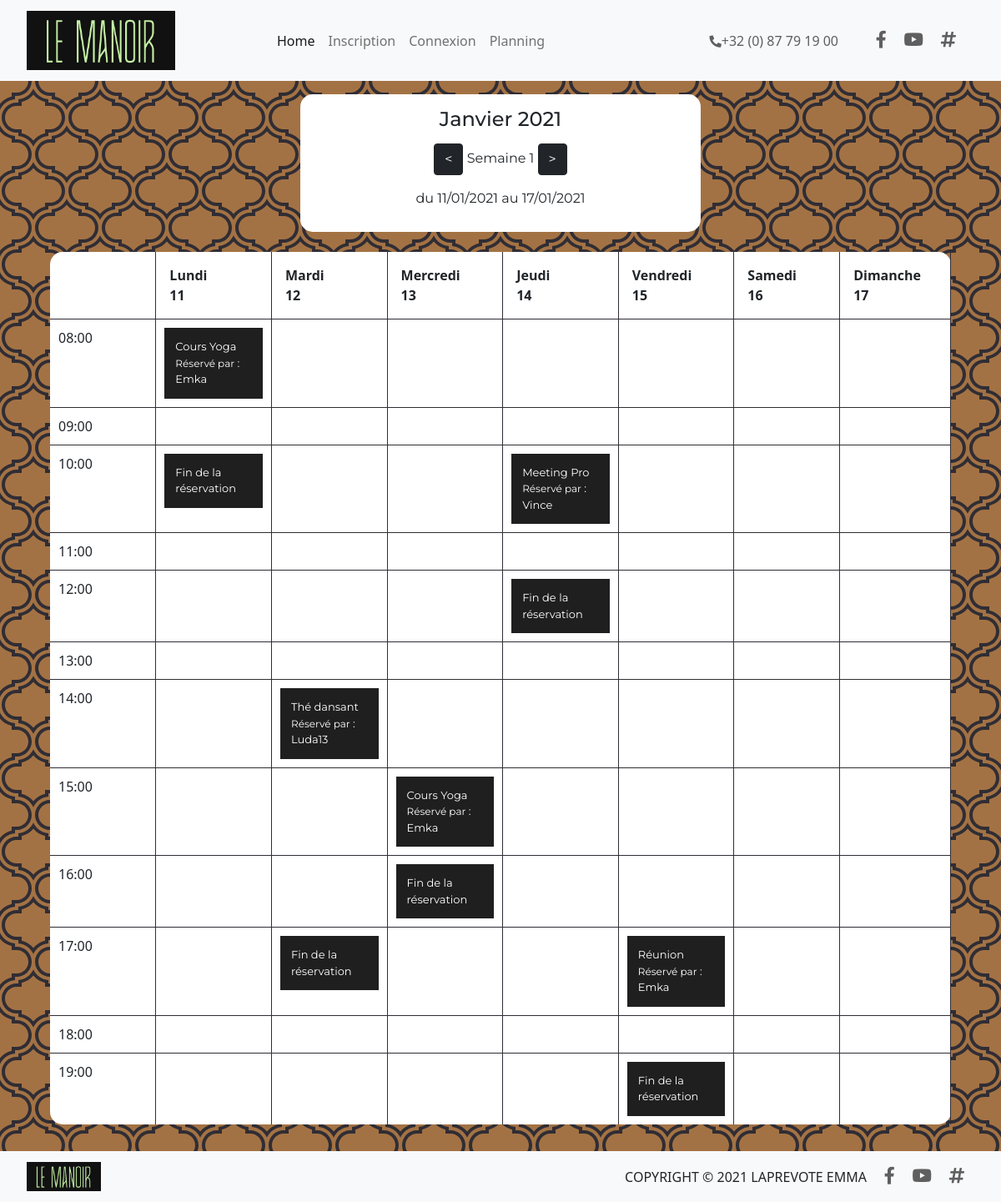
The page /view/planning.php on the database its author committed.
### tables this page shows
CREATE TABLE `reservations` (
  `id` int(11) NOT NULL,
  `titre` varchar(255) NOT NULL,
  `description` text NOT NULL,
  `debut` datetime NOT NULL,
  `fin` datetime NOT NULL,
  `id_utilisateur` int(11) NOT NULL
);

CREATE TABLE `utilisateurs` (
  `id` int(11) NOT NULL,
  `login` varchar(255) NOT NULL,
  `password` varchar(255) NOT NULL
);

### libraries/Autoloader.php (called while the page is built, shortened)
<?php
spl_autoload_register(function ($className)
{
    $className = str_replace("\\", "/", $className);
});

### libraries/models/Planning.php (the view, shortened to what this page needs)
<?php
class planning extends user {
    public function getEvents(){
        $bdd = $this->getBdd();
        $req = $bdd->prepare("SELECT reservations.titre, reservations.debut, utilisateurs.login FROM reservations INNER JOIN utilisateurs ON utilisateurs.id = reservations.id_utilisateur");
        $req->execute();
        $r = array();
        while($d = $req->fetch(\PDO::FETCH_OBJ)){
            $debut = $d->debut;
            $datedeb = new \DateTime($debut);
            $r[$datedeb->format('Y-m-d H:i')] = $d->titre .'<br>'.'<span style="font-size: 12px;">Réservé par</span> : '.$d->login;
        }
        return $r;
    }
    public function getEventsEnd(){
        $bdd = $this->getBdd();
        $req = $bdd->query("SELECT fin FROM reservations");
        $r = array();
        while($d = $req->fetch(\PDO::FETCH_OBJ)){
            $fin = $d->fin;
            $datefin = new \DateTime($fin);
            $r[$datefin->format('Y-m-d H:i')] = "Fin de la réservation";
        }
        return $r;
    }
}

### view/planning.php (shortened to what this page needs)
<?php
require_once('../libraries/Autoloader.php');
?>
<!DOCTYPE html>
<html lang="fr">
<head>
    <link href="https://cdn.jsdelivr.net/npm/bootstrap@5.0.0-beta1/dist/css/bootstrap.min.css" rel="stylesheet">
    <link rel="stylesheet" type="text/css" href="../css/planning.css">
    <link rel="stylesheet" href="https://cdnjs.cloudflare.com/ajax/libs/font-awesome/5.15.1/css/all.min.css"/>
</head>
<body>
<?php require('header.php'); ?>
<main id="mainPlanning">
  <?php
  $planning = new \Controllers\Planning();
  ?>
  <section id="date">
	  <div id="titreMois" align="center">
        <h1><?= $planning->toString(); ?> <?= $planning->getYear(); ?></h1>
        <a href="planning.php?week=pre&jour=<?= $planning->previousWeek(); ?>"><button type="button" class="btn btn-dark">&lt</button></a>  Semaine <?= $planning->numWeeks(); ?>  <a href="planning.php?week=next&jour=<?= $planning->nextWeek(); ?>"><button type="button" class="btn btn-dark">&gt</button></a><br />
        du <?= $planning->startWeek(); ?> au <?= $planning->endWeek(); ?>
    </div>
  </section>
	<br>
	<table class="calendar__table">
		<thead class="calendar__head">
      <?php $planning->headTable(); ?>
    </thead>
		<tbody class="calendar__body">
		<?php $planning->bodyTable(isset($signUp)); ?>
    </tbody>
  </table>
</main>
<?php require('footer.php'); ?>
</body>
</html>

### view/header.php (shortened to what this page needs)
<header>
  <nav class="navbar navbar-expand-lg navbar-light bg-light">
      <div class="container-fluid">
      <div class="collapse navbar-collapse" id="navbarTogglerDemo01">
        <a class="navbar-brand" href="accueil.php"><img id="logomanoir" src="../images/logomanoir.PNG" alt="logo le manoir"></a>
      <ul class="navbar-nav me-auto mb-2 mb-lg-0">
        <li class="nav-item">
          <a class="nav-link active" aria-current="page" href="accueil.php">Home</a>
        </li>
        <?php if(!isset($_SESSION['user'])): ?>
        <li class="nav-item">
          <a class="nav-link" href="inscription.php">Inscription</a>
        </li>
        <li class="nav-item">
          <a class="nav-link" href="connexion.php">Connexion</a>
        </li>
        <?php elseif(isset($_SESSION['user'])): ?>
        <li class="nav-item">
          <a class="nav-link" href="reservation-form.php">Reservation</a>
        </li>
        <?php endif; ?>
        <li class="nav-item">
          <a class="nav-link" href="planning.php">Planning</a>
        </li>
      </ul>
    </div>
    <div id="iconesReseau" class="d-flex flex-row">
      <li id="tel"><a href="#" target="_blank"><i class="fas fa-phone-alt"></i>+32 (0) 87 79 19 00</a></li>
      <li><a href="https://fr-fr.facebook.com/" target="_blank"><i class="fab fa-facebook-f"></i></a></li>
      <li><a href="https://www.instagram.com/?hl=fr" target="_blank"><i class="fab fa-youtube"></i></a></li>
      <li><a href="https://twitter.com/?lang=fr" target="_blank"><i class="fas fa-hashtag"></i></a></li>
    </div>
  </div>
</nav>
</header>

### libraries/controllers/Planning.php (shortened to what this page needs)
<?php
require('../libraries/Autoloader.php');
class planning extends controller {
    public $days = ['',1=>'Lundi', 'Mardi', 'Mercredi', 'Jeudi', 'Vendredi', 'Samedi', 'Dimanche'];
    public $hours =  ['08:00','09:00', '10:00', '11:00', '12:00', '13:00', '14:00', '15:00', '16:00', '17:00', '18:00', '19:00'];
    public $month;
    public $year;
    public $day;
    public function __construct()
    {
        $this->month = date("F");
        $this->year = date("Y");
        $this->day = date("w");
        $this->numbweek = date("W");
    }
    public function headTable()
    {
        echo "<th>";
        for($k = 1; $k < 8; $k++) {
            $date = date("d", mktime(0,0,0,date("n"),date("d")-$this->dayAdd()+$k,date("y")));
            $dayy = $this->days[$k];
            echo "<th>$dayy<div class='calendar__day'>$date</div>
            </th>";
        }
    }
    public function bodyTable($signUp)
    {
        echo "<tr>";
			foreach($this->hours as $hour) {
                echo "<td>$hour</td>";
          for($j = 1; $j < 8; $j++) {
            $date = date("Y-m-d $hour", mktime(0,0,0,date("n"),date("d")-$this->day+$j,date("y")));
            echo "<td"." ".$date.">";
                $event = $this->model->getEvents();
                $all = $this->model->getId();
                $eventFin = $this->model->getEventsEnd();
                if(isset($event[$date])){
                    foreach($event as $key => $e){
                        if($key == $date){
                            if(!empty($signUp)) {
                                foreach($all as $keyId => $i){
                                    if($keyId == $date){
                                        echo "<a id='hov' href='../reservation-salles/reservation.php?id=$i'><div class='title'>$e</div></a>";
                                    }
                                }
                            }elseif(empty($signUp)) {
                                echo "<div class='title'>$e</div>";
                            }
                        }
                    }
                }
                if(isset($eventFin[$date])){
                    foreach($eventFin as $keyFin => $f){
                        if($keyFin == $date) {
                            echo "<div class='title'>$f</div>";
                        }
                    }
                }
                }
        echo "</td></tr>";
    }
    }
    public function dayAdd()
    {
        return $this->day;
    }
    public function getYear(): int {
        return $this->year;
    }
    public function toString(): string {
        switch($this->month)
        {
            case 'January' : $this->month = 'Janvier'; break;
        }
        return $this->month;
    }
    public function numWeeks (): int
    {
        return $this->numbweek;
    }
    public function startWeek(): string
    {
        $dateBegWeekFr = date("d/m/Y", mktime(0,0,0,date("n"),date("d")-$this->day+1,date("y")));
        return $dateBegWeekFr;
    }
    public function endWeek(): string
    {
        $dateEndWeekFr = date("d/m/Y", mktime(0,0,0,date("n"),date("d")-$this->day+7,date("y")));
        return $dateEndWeekFr;
    }
    public function previousWeek(): int {
        return $this->day;
    }
    public function nextWeek(): int {
        return $this->day;
    }
}

### view/footer.php
<footer>
<nav class="navbar bottom navbar-light bg-light">
  <div class="container-fluid">
  <a class="navbar-brand" href="#"><img id="logomanoir2" src="../images/logomanoir.PNG" alt="logo le manoir"></a>
  <div id="iconesReseau" class="d-flex flex-row">
      <li>COPYRIGHT &copy 2021 LAPREVOTE EMMA </li>
    <li><a href="https://fr-fr.facebook.com/" target="_blank"><i class="fab fa-facebook-f"></i></a></li>
    <li><a href="https://www.instagram.com/?hl=fr" target="_blank"><i class="fab fa-youtube"></i></a></li>
    <li><a href="https://twitter.com/?lang=fr" target="_blank"><i class="fas fa-hashtag"></i></a></li>
  </div>
  </div>
</nav>
</footer>

### css/planning.css (style rules this page uses)
#logomanoir { width: 60%; margin-left: 1em; }
#iconesReseau { margin-right: 2em; }
#iconesReseau li { list-style-type: none; }
#iconesReseau i { font-size: 1.3em; color: rgba(14, 12, 12, 0.651); margin-left: 1em; }
#tel { margin-left: -20em; margin-right: 1.5em; }
#tel a { text-decoration: none; color: rgba(14, 12, 12, 0.651); }
#tel i { font-size: 0.9em; }
#logomanoir2 { width: 30%; margin-left: 1em; }
#mainPlanning { padding-bottom: 2em; padding-top: 1em; background-color: #a37244; }
.calendar__table { width: 90%; height: calc(100vh - 128px); background-color: white; margin: auto; border-radius: 15px; }
.calendar__table td { border-right: solid #302d34 1px; border-top: solid #302d34 1px; padding: 10px; vertical-align: top; width: 10%; height: 20%; }
.calendar__head th { border-right: solid #302d34 1px; padding: 1em; }
#titreMois { background-color: white; width: 40%; margin: auto; padding: 1em; font-family: "Montserrat", sans-serif; line-height: 3em; border-radius: 15px; }
#titreMois h1 { font-family: "Montserrat", sans-serif; font-size: 1.5em; }
.title { background-color: rgb(32, 31, 31); color: white; padding: 1em; font-family: "Montserrat", sans-serif; font-size: 13px; }

### rows shown on the page
reservations: titre "Cours Yoga"
utilisateurs: login "Emka"
reservations: titre "Meeting Pro"
utilisateurs: login "Vince"
reservations: titre "Thé dansant"
utilisateurs: login "Luda13"
reservations: titre "Cours Yoga"
reservations: titre "Réunion"

### other values the page prints
$planning->toString() "Janvier"
$planning->getYear() "2021"
$planning->numWeeks() "1"
$planning->startWeek() "11/01/2021"
$planning->endWeek() "17/01/2021"
$dayy "Lundi"
$date "11"
$dayy "Mardi"
$date "12"
$dayy "Mercredi"
$date "13"
$dayy "Jeudi"
$date "14"
$dayy "Vendredi"
$date "15"
